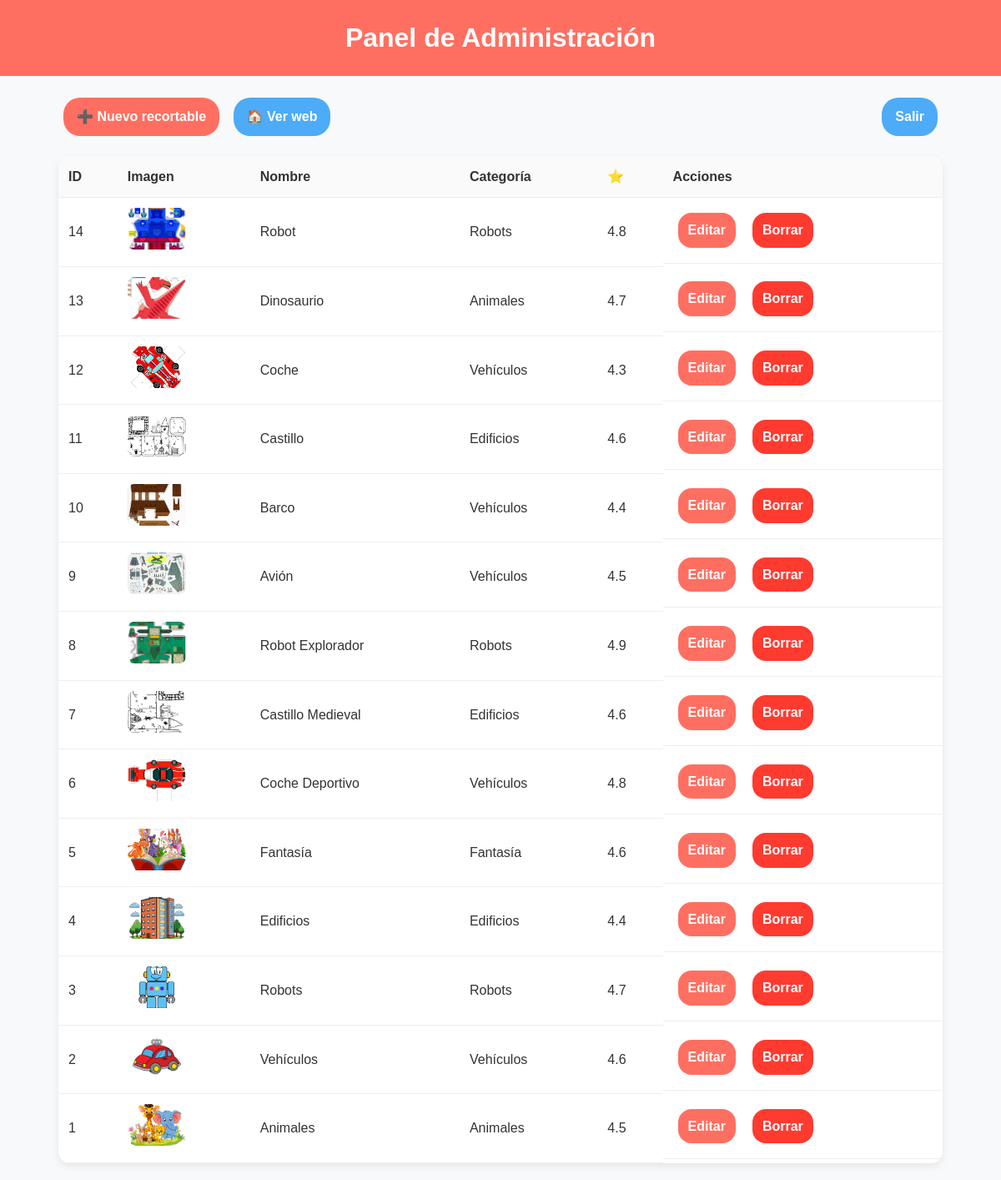
The page /admin/index.php (signed in) on the database its author committed.
### tables this page shows
CREATE TABLE productos (
  id INTEGER PRIMARY KEY AUTOINCREMENT,
  nombre TEXT NOT NULL,
  descripcion TEXT,
  imagen TEXT,
  calificacion REAL
, categoria TEXT);

### admin/config.php (called while the page is built, shortened)
<?php
function h($s): string {
  return htmlspecialchars((string)$s, ENT_QUOTES, 'UTF-8');
}

### admin/index.php (the view, shortened to what this page needs)
<?php
require_once __DIR__ . '/config.php';
$db = db();
$res = $db->query("SELECT id, nombre, categoria, calificacion, imagen FROM productos ORDER BY id DESC");
?>
<!DOCTYPE html>
<html lang="es">
<head>
  <link rel="stylesheet" href="../styles.css">
</head>
<body>
<header>
  <h1>Panel de Administración</h1>
</header>
<div class="admin-wrap">
  <div class="topbar">
    <div>
      <a class="btn" href="edit.php">➕ Nuevo recortable</a>
	<a class="btn secundario" href="../index.php">🏠 Ver web</a>
    </div>
    <a class="btn secundario" href="logout.php">Salir</a>
  </div>
  <table>
    <thead>
      <tr>
        <th>ID</th>
        <th>Imagen</th>
        <th>Nombre</th>
        <th>Categoría</th>
        <th>⭐</th>
        <th>Acciones</th>
      </tr>
    </thead>
    <tbody>
    <?php while ($p = $res->fetchArray(SQLITE3_ASSOC)): ?>
      <tr>
        <td><?= (int)$p['id'] ?></td>
        <td>
          <?php if (!empty($p['imagen'])): ?>
            <img class="thumb" src="../<?= h(ltrim($p['imagen'],'/')) ?>" alt="">
          <?php endif; ?>
        </td>
        <td><?= h($p['nombre'] ?? '') ?></td>
        <td><?= h($p['categoria'] ?? '') ?></td>
        <td><?= h($p['calificacion'] ?? '') ?></td>
        <td class="actions">
          <a class="btn btn-mini" href="edit.php?id=<?= (int)$p['id'] ?>">Editar</a>
          <a class="btn btn-mini btn-danger" href="delete.php?id=<?= (int)$p['id'] ?>" onclick="return confirm('¿Borrar este producto?')">Borrar</a>
        </td>
      </tr>
    <?php endwhile; ?>
    </tbody>
  </table>
</div>
</body>
</html>

### styles.css (style rules this page uses)
* { margin: 0; padding: 0; box-sizing: border-box; }
:root { --principal: #ff6f61; --secundario: #4dabf7; --fondo: #f8f9fa; --oscuro: #333; --claro: #ffffff; }
body { font-family: Arial, Helvetica, sans-serif; background-color: var(--fondo); color: var(--oscuro); line-height: 1.6; }
img { width: 100%; border-radius: 10px; }
header:not(.hero) { background-color: var(--principal); color: var(--claro); text-align: center; padding: 20px; position: relative; }
.btn { display: inline-block; margin: 6px; padding: 10px 16px; border: none; border-radius: 20px; background: var(--principal); color: white; font-weight: bold; text-decoration: none; cursor: pointer; }
.btn.secundario { background: var(--secundario); }
html { scroll-behavior: smooth; }

### admin/index.php (style rules this page uses)
.admin-wrap { max-width:1100px;margin:20px auto;padding:0 20px }
table { width:100%;border-collapse:collapse;background:#fff;border-radius:14px;overflow:hidden;box-shadow:0 4px 10px rgba(0,0,0,.08) }
th,td { padding:12px;border-bottom:1px solid #eee;text-align:left;vertical-align:middle }
th { background:#fafafa }
.actions { display:flex;gap:8px;flex-wrap:wrap }
.btn-mini { padding:8px 12px;border-radius:16px }
.btn-danger { background:#ff3b30 }
.topbar { display:flex;justify-content:space-between;align-items:center;margin:18px 0 }
.thumb { width:70px;height:50px;object-fit:cover;border-radius:8px }

### rows shown on the page
productos: id "14", imagen (picture), nombre "Robot", categoria "Robots", calificacion "4.8"
productos: id "13", imagen (picture), nombre "Dinosaurio", categoria "Animales", calificacion "4.7"
productos: id "12", imagen (picture), nombre "Coche", categoria "Vehículos", calificacion "4.3"
productos: id "11", imagen (picture), nombre "Castillo", categoria "Edificios", calificacion "4.6"
productos: id "10", imagen (picture), nombre "Barco", categoria "Vehículos", calificacion "4.4"
productos: id "9", imagen (picture), nombre "Avión", categoria "Vehículos", calificacion "4.5"
productos: id "8", imagen (picture), nombre "Robot Explorador", categoria "Robots", calificacion "4.9"
productos: id "7", imagen (picture), nombre "Castillo Medieval", categoria "Edificios", calificacion "4.6"
productos: id "6", imagen (picture), nombre "Coche Deportivo", categoria "Vehículos", calificacion "4.8"
productos: id "5", imagen (picture), nombre "Fantasía", categoria "Fantasía", calificacion "4.6"
productos: id "4", imagen (picture), nombre "Edificios", categoria "Edificios", calificacion "4.4"
productos: id "3", imagen (picture), nombre "Robots", categoria "Robots", calificacion "4.7"
productos: id "2", imagen (picture), nombre "Vehículos", categoria "Vehículos", calificacion "4.6"
productos: id "1", imagen (picture), nombre "Animales", categoria "Animales", calificacion "4.5"
